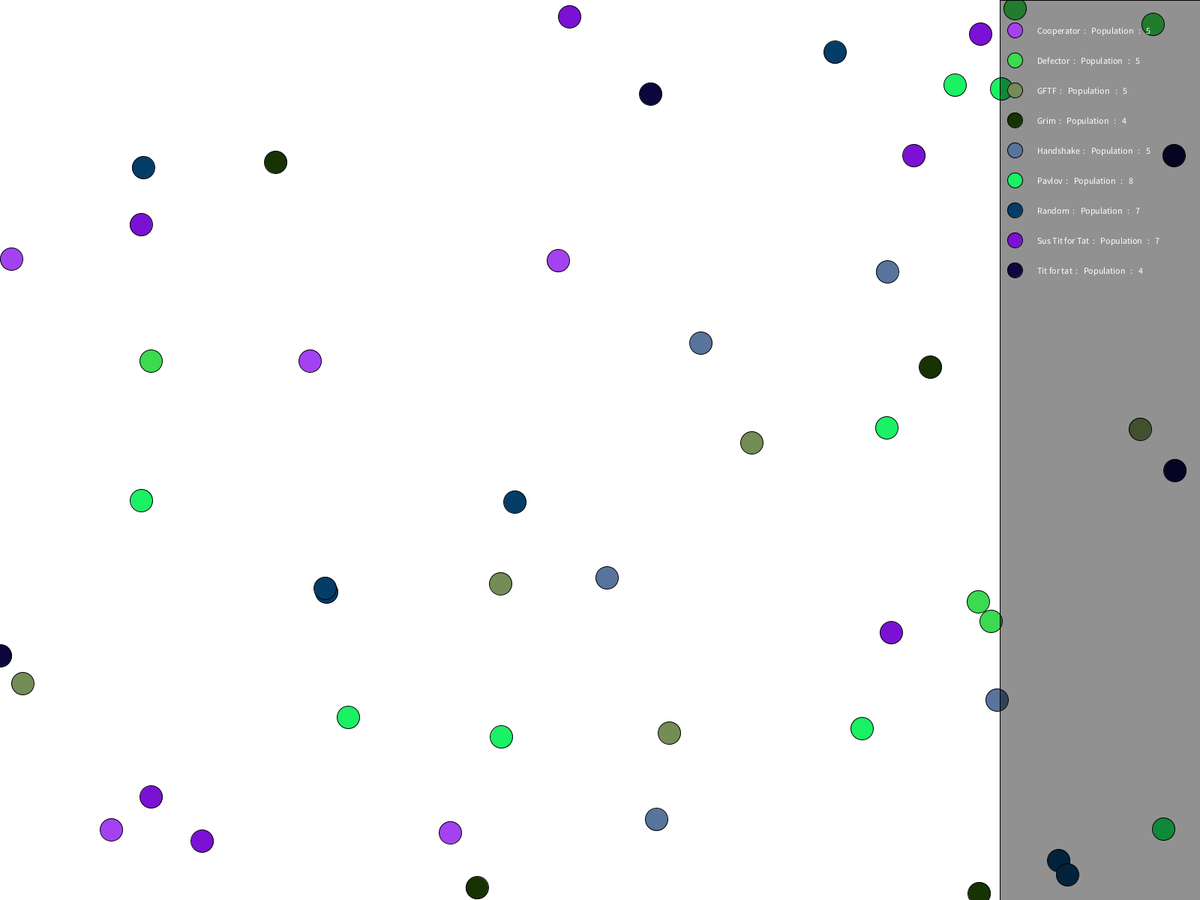
Frame 1 (no input)
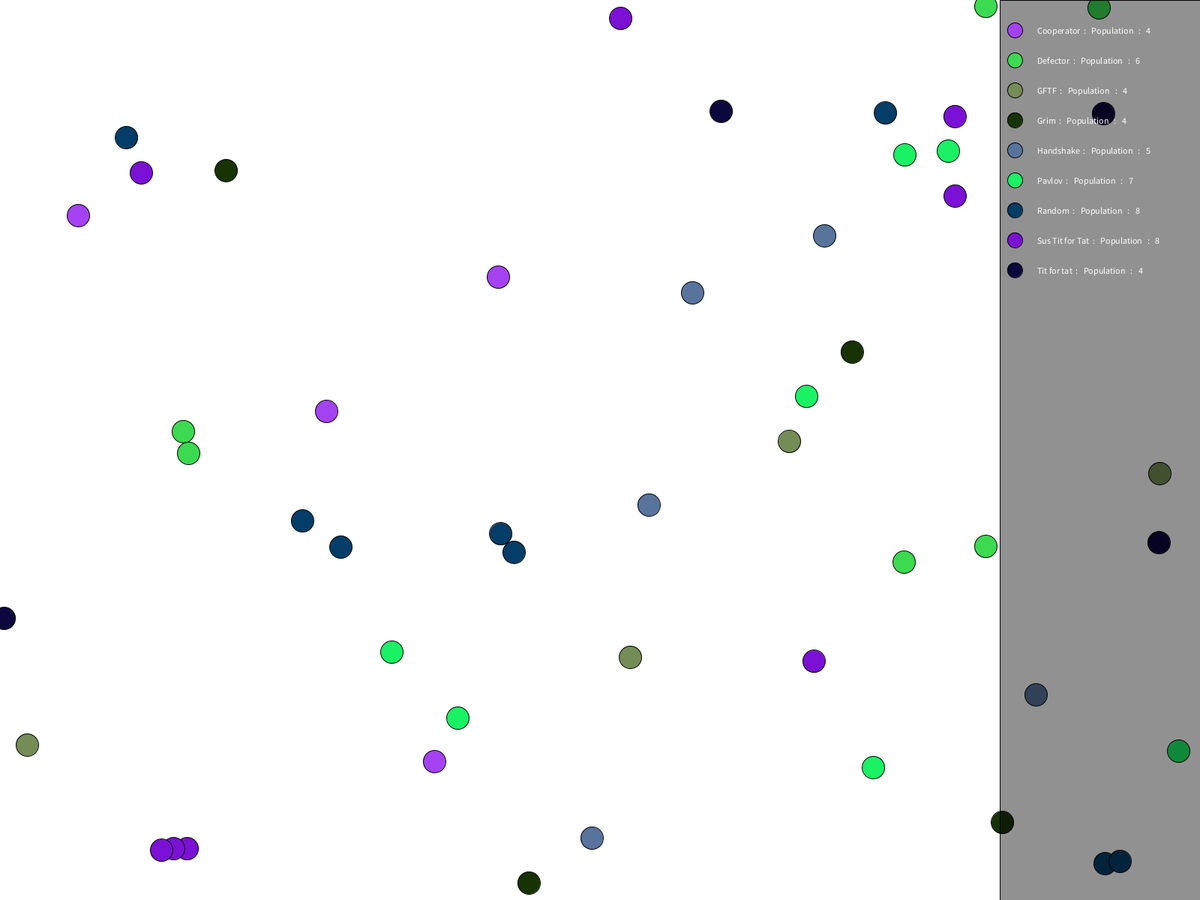
Frame 60 (the mouse pressed at the canvas centre just before this capture)
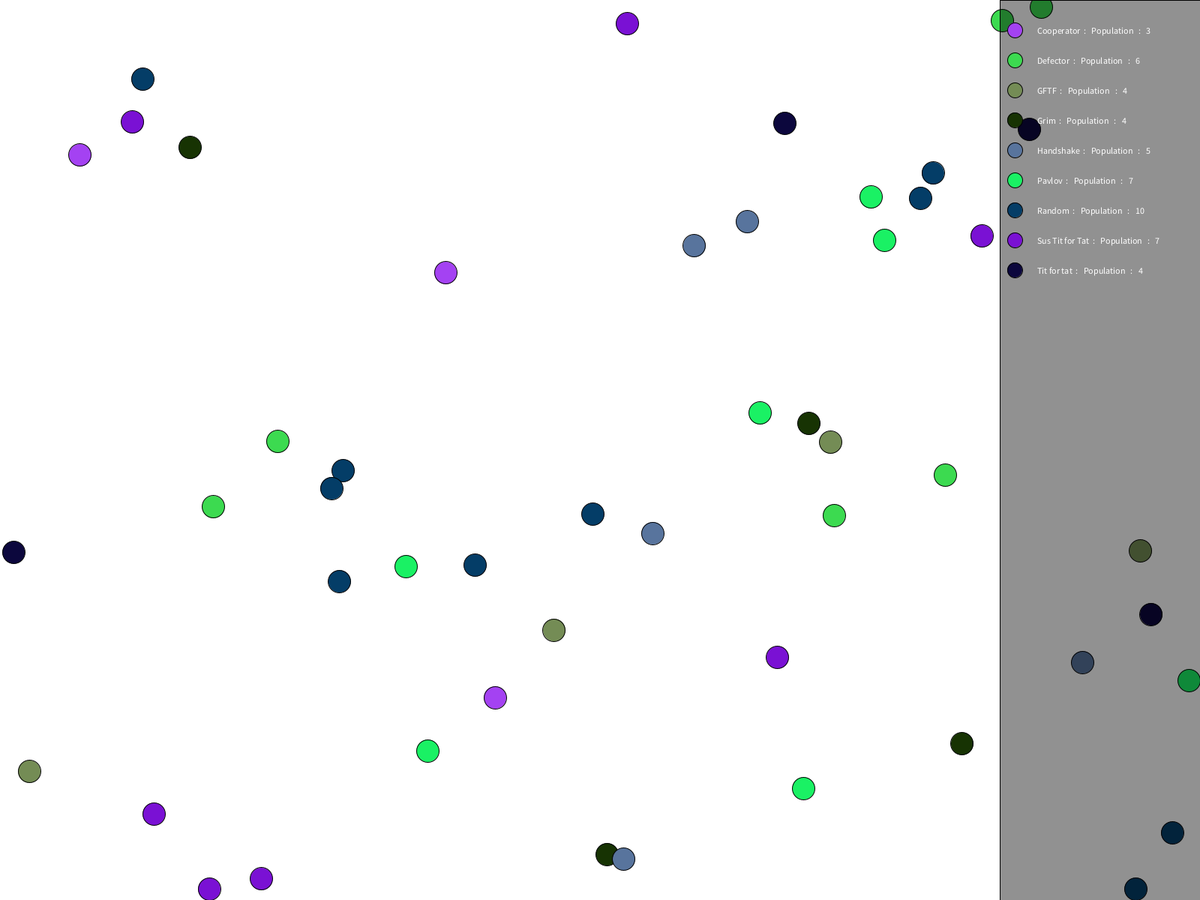
Frame 120 (the mouse held since frame 60 and released just before this capture)

The Processing sketch that drew these frames (run headless with seeded random() and noise(); from frame 60 on, the mouse is pressed at the canvas centre):

// Processing sketch: GameTheory
// ── GameTheory.pde
import java.util.*;
Agent[] agents = new Agent[50];
PVector[] colors = new PVector[9];

void setup(){
  fullScreen();
  for(int j = 0; j < colors.length; j++){
    colors[j] = new PVector((int)(random(255)), (int)(random(255)), (int)(random(255)));
  }
  for(int j = 0; j < agents.length; j++){
    agents[j] = new Agent((int)random(width), (int)random(height), colors);
  }
}

void draw(){
  background(255);
  for(int j = 0; j < agents.length; j++){
    for(int i = 0; i < agents.length; i++){
      if(j != i){
        if(dist(agents[j].pos.x, agents[j].pos.y, agents[i].pos.x, agents[i].pos.y) < 30 && dist(agents[j].pos.x, agents[j].pos.y, width/2, height/2) > 15){
          Agent one = new Agent(0, 0, colors);
          one.updateStrat(agents[j].stratVal);
          Agent two = new Agent(0, 0, colors);
          two.updateStrat(agents[i].stratVal);
          int[] scores = Prison.play(one, two);
          if(scores[0] > scores[1]){
            agents[i].updateStrat(agents[j].stratVal);
          }
          else if(scores[0] < scores[1]){
            agents[j].updateStrat(agents[i].stratVal);
          }
        }
      }
    }
    agents[j].update();
    agents[j].show();
  }
  fill(0, 0, 0, 110);
  rect(width/2 + width/3, 0, width/2, height);
  int y = 40;
  
  for(int j = 0; j < 9; j++){
    PVector c = colors[j];
    int pop = 0;
    Agent test = new Agent(0, 0, colors);
    test.updateStrat(j);
    test.strategy.get("C");
    String name = test.strategy.name;
    fill(c.x, c.y, c.z);
    ellipse(width/2 + width/3 + 20, y, 20, 20);
    for(int i = 0; i < agents.length; i++){
      if(agents[i].stratVal == j){
        pop++;
      }
    }
    fill(255);
    text(name + "  :   Population   :   " + pop, width/2 + width/3 + 50, y+5);
    y += 40;
  }
  
  
  
}

// ── Agent.pde
class Agent{
  Strategy strategy;
  int stratVal = 0;
  
  Brain brain;
  
  PVector pos = new PVector(0, 0);
  PVector vel = new PVector(0, 0);
  PVector acc = new PVector(0, 0);
  PVector fill = new PVector(0, 0, 0);
  
  Agent(float x, float y, PVector[] colors){
    
    brain = new Brain(width + height);
    
    pos.set(x, y);
    int val = (int)random(0, 9);
    stratVal = val;
    updateStrat(val);
    
  }
  
  void updateStrat(int val){
    this.stratVal = val;
    switch(val){
      case 0:
        strategy = new Cooperator();
        fill = colors[0];
        break;
      case 1:
        strategy = new Defector();
        fill = colors[1];
        break;
      case 2:
        strategy = new GTFT();
        fill = colors[2];
        break;
      case 3:
        strategy = new Grim();
        fill = colors[3];
        break;
      case 4:
        strategy = new Handshake();
        fill = colors[4];
        break;
      case 5:
        strategy = new Pavlov();
        fill = colors[5];
        break;
      case 6:
        strategy = new Random();
        fill = colors[6];
        break;
      case 7:
        strategy = new STFT();
        fill = colors[7];
        break;
      case 8:
        strategy = new TFT();
        fill = colors[8];
        break;
    }
  }
  
  void update(){
       brain.synapse();
       if(brain.step % 100 == 0){
         acc = new PVector(0, 0);
         vel = new PVector(0, 0);
         brain.newDirections(width + height);
       }
       acc.add(brain.getX(), brain.getY());
       vel.add(acc);
       vel.limit(1);
       pos.add(vel);
       
       if(pos.x - 14 <= 0 || pos.x + 14 >= width){
         vel.x *= -1;
       } 
       if(pos.y - 14 <= 0 || pos.y + 14 >= height){
         vel.y *= -1;
       }
       
       float[] p1 = new float[] {pos.x, pos.y};
       float[] p2 = new float[] {width/2, height/2};
       float x = (p2[0] - p1[0]) / (int)dist(pos.x, pos.y, width/2, height/2);
       float y = (p2[1] - p1[1]) / (int)dist(pos.x, pos.y, width/2, height/2);
       
       vel.add(x, y);
       vel.limit(1);
       pos.add(vel);
    }
  
  void show(){
    fill(fill.x, fill.y, fill.z);
    ellipse(pos.x, pos.y, 30, 30);
  }
}

// ── Brain.pde
class Brain{
  private PVector[] directions;
  private PVector vel = new PVector(0, 0);
  private float ellipson = 0.01;
  private float brainSize;
  
  int step = 0;
  float speed = 20;
  
  void synapse(){
    float size = (int)((width+height) / 2);
    vel.add(directions[step]);
    step ++;
    if(step >= size){
      step = 0;
    }
  }
    
  void setDirections(PVector[] newDirections){
    this.directions = newDirections;
  }
  
  Brain copy(){
    Brain clone = new Brain((int)brainSize);
    clone.setDirections(this.directions);
    clone.setEllipson(ellipson);
    
    return clone;
    
  }
  
  void setEllipson(float newEllipson){
    ellipson = newEllipson;
  }
  
  float getX(){
    return vel.x;
  }
  
  float getY(){
    return vel.y;
  }
  
  void newDirections(int size){
    directions = new PVector[size];
    brainSize = size;
    for(int j = 0; j < size; j++){
       directions[j] = PVector.fromAngle(random(2*PI)); 
    }
  }
  
 Brain(int size) {
    newDirections(size);
  }
}

// ── Cooperator.pde
class Cooperator extends Strategy{
  @Override
  String get(String curr){ this.name = "Cooperator"; return "C"; }
  @Override
  String get(){ return "C"; }
}

// ── Defector.pde
class Defector extends Strategy{
  @Override
  String get(String curr){ this.name = "Defector"; return "D"; }
  @Override
  String get(){ return "D"; }
}

// ── GTFT.pde
class GTFT extends Strategy{
  @Override
  String get(String currentMove){
    this.name = "GFTF";
    try{
        String move = previous;
        if(move.equals("D") && random(1) < .5){
          move = "C";
        }
        return move;
     }
    finally{ previous = currentMove; }
  }
  @Override
  String get(){ return "C"; }
}

// ── Grim.pde
class Grim extends Strategy{
  boolean chain = false;
  @Override
  String get(String currentMove){
    this.name = "Grim";
    String move = chain ? "D" : "C";
    if(!chain) chain = currentMove.equals("D");
    return move;
  }
  @Override
  String get(){ return "C"; }
}

// ── Handshake.pde
class Handshake extends Strategy{
  String first;
  String second;
  int currentMove = 1;
  @Override
  String get(String current){
    this.name = "Handshake";
    String move;
    if(currentMove == 1){ move = "D"; first = current; }
    else if(currentMove == 2){ move = "C"; second = current; }
    else{ move = first.equals("D") && second.equals("C") ? "C" : "D"; }
    return move;
  }
  @Override
  String get(){ currentMove++; return get("D"); }
}

// ── Pavlov.pde
class Pavlov extends Strategy{
  Pavlov(){
    this.previous = "C";
    this.otherPrevious = "C";
    this.name = "Pavlov";
  }
  @Override
  String get(String current){
    try{ return previous.equals(otherPrevious) ? "C" : "D"; }
    finally{
      previous = previous.equals(otherPrevious) ? "C" : "D";
      otherPrevious = current;
    }
  }
  
  @Override
  String get(){ return "C"; }
  
}

// ── Prison.pde
static class Prison {
  public static int[] play(Agent one, Agent two) {
    int[] scores = new int[2];
    int scoreOne = 0;
    int scoreTwo = 0;
    Strategy strategyOne = one.strategy;
    Strategy strategyTwo = two.strategy;
    String resultOne, resultTwo;
    resultOne = strategyOne.get();
    resultTwo = strategyTwo.get();
    strategyTwo.edit(resultOne);
    strategyOne.edit(resultTwo);
    for(int j = 0; j < 50;  j++) {
      if (j > 0) {
        resultOne = strategyOne.get(resultTwo);
        resultTwo = strategyTwo.get(resultOne);
      }
      if(resultOne.equals("C") && resultTwo.equals("C")){
        scoreOne += 3;
        scoreTwo += 3;
      }
      if(resultOne.equals("D") && resultTwo.equals("D")){
        scoreOne -= 1;
        scoreTwo -= 1;
      }
      if(resultOne.equals("C") && resultTwo.equals("D")){
        scoreOne -= 5;
        scoreTwo += 5;
      }
      if(resultOne.equals("D") && resultTwo.equals("C")){
        scoreOne += 5;
        scoreTwo -= 5;
      }
    }
    return new int[] {scoreOne, scoreTwo};
  }
}

// ── Random.pde
class Random extends Strategy{
  @Override
  String get(String curr){ this.name = "Random"; return random(1) < .5 ? "C" : "D"; }
  @Override
  String get(){ return get("C"); }
}

// ── STFT.pde
class STFT extends Strategy{
  @Override
  String get(String currentMove){
    this.name = "Sus Tit for Tat";
    try{ return previous; }
    finally{ previous = currentMove; }
  }
  @Override
  String get(){ return "D"; }
}

// ── Strategy.pde
public class Strategy{
  
  String previous = "C";
  String otherPrevious = "C";
  String name = "Strategy";
  
  String get(String curr){ return new String(); }
  String get(){ return new String(); }
  void edit(String newPrev){ this.previous = newPrev; }
}

// ── TFT.pde
class TFT extends Strategy{
  @Override
  String get(String currentMove){
    this.name = "Tit for tat";
    try{ return previous; }
    finally{ previous = currentMove; }
  }
  @Override
  String get(){ return "C"; }
}
